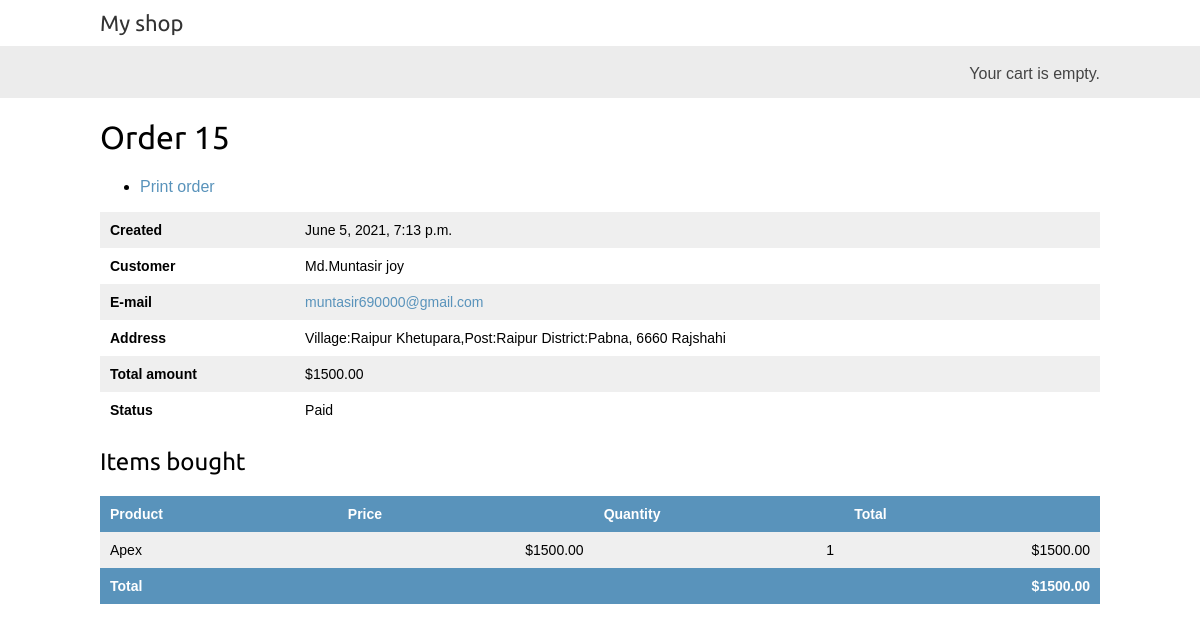
/orders/admin/order/15/ (signed in), run on the app's committed database.
### orders/models.py (models this page shows, shortened)
class Order(models.Model):
    first_name = models.CharField(max_length=50)
    last_name = models.CharField(max_length=50)
    email = models.EmailField()
    address = models.CharField(max_length=250)
    postal_code = models.CharField(max_length=20)
    city = models.CharField(max_length=100)
    created = models.DateTimeField(auto_now_add=True)
    updated = models.DateTimeField(auto_now=True)
    paid = models.BooleanField(default=False)
    braintree_id = models.CharField(max_length=150, blank=True)
    class Meta:
        ordering = ('-created',)
    def get_total_cost(self):
        return sum(item.get_cost() for item in self.items.all())

class OrderItem(models.Model):
    order = models.ForeignKey(Order,related_name='items',on_delete=models.CASCADE)
    product = models.ForeignKey(Product,related_name='order_items',on_delete=models.CASCADE)
    price = models.DecimalField(max_digits=10, decimal_places=2)
    quantity = models.PositiveIntegerField(default=1)
    def get_cost(self):
        return self.price * self.quantity

### shop/models.py (models this page shows, shortened)
class Product(models.Model):
    category = models.ForeignKey(Category,related_name='products',on_delete=models.CASCADE)
    name = models.CharField(max_length=200, db_index=True)
    slug = models.SlugField(max_length=200, db_index=True)
    image = models.ImageField(upload_to='media/%y/%m/%d',blank=True)
    description = models.TextField(blank=True)
    price = models.DecimalField(max_digits=10, decimal_places=2)
    available = models.BooleanField(default=True)
    created = models.DateTimeField(auto_now_add=True)
    updated = models.DateTimeField(auto_now=True)
    class Meta:
        ordering = ('name',)
        index_together = (('id','slug'),)

### orders/views.py (the view)
# urls.py: path('admin/order/<int:order_id>/', views.admin_order_detail, name='admin_order_detail'),
@staff_member_required
def admin_order_detail(request, order_id):
    order = get_object_or_404(Order, id=order_id)
    return render(request,
                  'admin/order/detail.html',
                  {'order': order})

### cart/cart.py (called while the page is built)
    def __len__(self):
        return sum(item['quantity'] for item in self.cart.values())

### cart/context_processors.py (called while the page is built)
def cart(request):
    return {'cart': Cart(request)}

### template/admin/order/detail.html (shortened to what this page needs)
{% extends "base.html" %} {% block title %} Order {{ order.id }} {{ block.super }} {% endblock %}  {% block content %}
<h1>Order {{ order.id }}</h1>
<ul class="object-tools">
    <li>
        <a href="#" onclick="window.print();">Print order</a>
    </li>
</ul>
<table>
    <tr>
        <th>Created</th>
        <td>{{ order.created }}</td>
    </tr>
    <tr>
        <th>Customer</th>
        <td>{{ order.first_name }} {{ order.last_name }}</td>
    </tr>
    <tr>
        <th>E-mail</th>
        <td><a href="mailto:{{ order.email }}">{{ order.email }}</a></td>
    </tr>
    <tr>
        <th>Address</th>
        <td>{{ order.address }}, {{ order.postal_code }} {{ order.city }}</td>
    </tr>
    <tr>
        <th>Total amount</th>
        <td>${{ order.get_total_cost }}</td>
    </tr>
    <tr>
        <th>Status</th>
        <td>{% if order.paid %}Paid{% else %}Pending payment{% endif %}</td>
    </tr>
</table>
<div class="module">
    <h2>Items bought</h2>
    <table style="width:100%">
        <thead>
            <tr>
                <th>Product</th>
                <th>Price</th>
                <th>Quantity</th>
                <th>Total</th>
            </tr>
        </thead>
        <tbody>
            {% for item in order.items.all %}
            <tr class="row{% cycle " 1 " "2 " %}">
                <td>{{ item.product.name }}</td>
                <td class="num">${{ item.price }}</td>
                <td class="num">{{ item.quantity }}</td>
                <td class="num">${{ item.get_cost }}</td>
            </tr>
            {% endfor %}
            <tr class="total">
                <td colspan="3">Total</td>
                <td class="num">${{ order.get_total_cost }}</td>
            </tr>
        </tbody>
    </table>
</div>
{% endblock %}

### static/css/base.css (style rules this page uses)
body { margin:0; padding:0; font-family:helvetica, sans-serif; }
h1, h2, h3, h4, h5 , h6 { font-family: 'Ubuntu', sans-serif; font-weight:normal; }
a { text-decoration:none; color:#5993bb; }
table { width:100%; border-spacing:0; border-collapse: collapse; }
table th, table td { text-align:left; font-size:14px; padding:10px; margin:0; }
tbody tr:nth-child(odd) { background:#efefef; }
thead th, tbody tr.total { background:#5993bb; color:#fff; font-weight:bold; }
tbody td.num { text-align:right; }

### data on the page
Order: id "15", created "June 5, 2021, 7:13 p.m.", first_name "Md.Muntasir", last_name "joy", email "muntasir690000@gmail.com", address "Village:Raipur Khetupara,Post:Raipur District:Pabna", postal_code "6660", city "Rajshahi", get_total_cost "1500.00"
OrderItem: product.name "Apex", price "1500.00", quantity "1", get_cost "1500.00"
